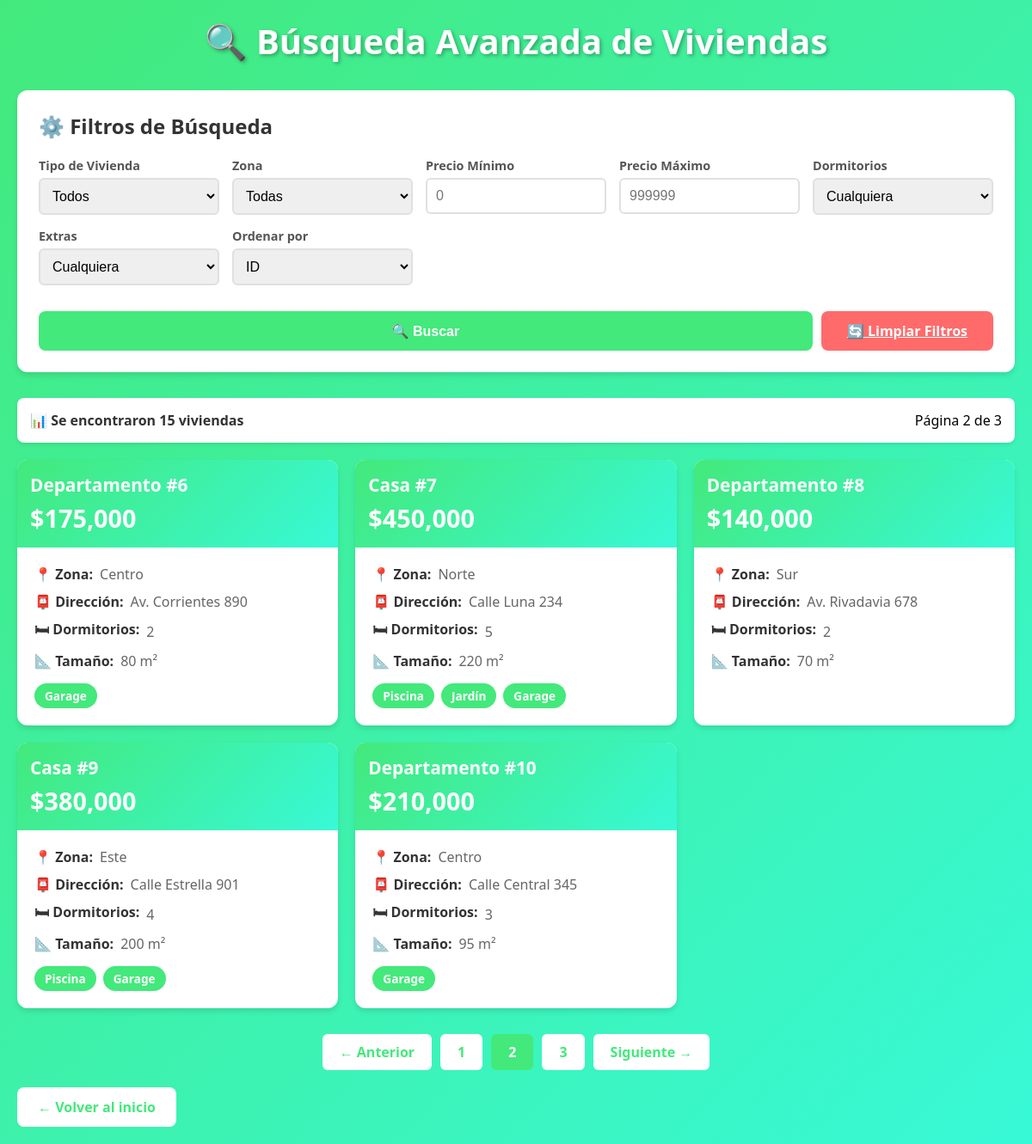
/filtros.php?pagina=2&, run on the app's committed database.
### tables this page shows
CREATE TABLE viviendas (
    id INT(3) AUTO_INCREMENT PRIMARY KEY,
    tipo VARCHAR(15),
    zona VARCHAR(15),
    direccion VARCHAR(30),
    dormitorios INT(1),
    precio FLOAT(10,2),
    tamano INT(5),
    extras SET('Piscina','Jardín','Garage')
);

### filtros.php (the view, shortened to what this page needs)
<?php
$conexion = conectarDB();
$filtroPrecioMin = isset($_GET['precio_min']) ? (float)$_GET['precio_min'] : 0;
$filtroPrecioMax = isset($_GET['precio_max']) ? (float)$_GET['precio_max'] : 999999999;
$ordenar = isset($_GET['ordenar']) ? $_GET['ordenar'] : 'id';
$where = array();
$whereSQL = count($where) > 0 ? "WHERE " . implode(" AND ", $where) : "";
$pagina = isset($_GET['pagina']) ? (int)$_GET['pagina'] : 1;
$registrosPorPagina = REGISTROS_POR_PAGINA;
$comienzo = ($pagina - 1) * $registrosPorPagina;
$totalQuery = mysqli_query($conexion, "SELECT COUNT(*) as total FROM viviendas $whereSQL");
$totalRow = mysqli_fetch_array($totalQuery);
$totalRegistros = $totalRow['total'];
$totalPaginas = ceil($totalRegistros / $registrosPorPagina);
$query = "SELECT * FROM viviendas $whereSQL ORDER BY $ordenar LIMIT $comienzo, $registrosPorPagina";
$registros = mysqli_query($conexion, $query)
    or die("Problemas en la consulta: " . mysqli_error($conexion));
?>
<!DOCTYPE html>
<html lang="es">
<head>
</head>
<body>
    <div class="container">
        <h1>🔍 Búsqueda Avanzada de Viviendas</h1>
        <div class="panel-filtros">
            <div class="filtros-titulo">⚙️ Filtros de Búsqueda</div>
            <form method="GET" class="form-filtros">
                <div class="form-group">
                    <label>Tipo de Vivienda</label>
                    <select name="tipo">
                        <option value="">Todos</option>
                    </select>
                </div>
                <div class="form-group">
                    <label>Zona</label>
                    <select name="zona">
                        <option value="">Todas</option>
                    </select>
                </div>
                <div class="form-group">
                    <label>Precio Mínimo</label>
                    <input type="number" name="precio_min"
                           value="<?php echo ($filtroPrecioMin > 0) ? $filtroPrecioMin : ''; ?>"
                           placeholder="0">
                </div>
                <div class="form-group">
                    <label>Precio Máximo</label>
                    <input type="number" name="precio_max"
                           value="<?php echo ($filtroPrecioMax < 999999999) ? $filtroPrecioMax : ''; ?>"
                           placeholder="999999">
                </div>
                <div class="form-group">
                    <label>Dormitorios</label>
                    <select name="dormitorios">
                        <option value="0">Cualquiera</option>
                    </select>
                </div>
                <div class="form-group">
                    <label>Extras</label>
                    <select name="extras">
                        <option value="">Cualquiera</option>
                    </select>
                </div>
                <div class="form-group">
                    <label>Ordenar por</label>
                    <select name="ordenar">
                        <option value="id" <?php echo ($ordenar == 'id') ? 'selected' : ''; ?>>ID</option>
                    </select>
                </div>
                <div class="botones-filtro" style="grid-column: 1 / -1;">
                    <button type="submit" class="btn btn-buscar">🔍 Buscar</button>
                    <a href="filtros.php" class="btn btn-limpiar">🔄 Limpiar Filtros</a>
                </div>
            </form>
        </div>
        <?php if ($totalRegistros > 0): ?>
            <div class="resultados-info">
                <span class="resultados-texto">
                    📊 Se encontraron <?php echo $totalRegistros; ?> vivienda<?php echo ($totalRegistros != 1) ? 's' : ''; ?>
                </span>
                <span>Página <?php echo $pagina; ?> de <?php echo $totalPaginas; ?></span>
            </div>
            <div class="grid-viviendas">
                <?php while ($reg = mysqli_fetch_array($registros)): ?>
                    <div class="card-vivienda">
                        <div class="card-header">
                            <div class="card-tipo"><?php echo $reg['tipo']; ?> #<?php echo $reg['id']; ?></div>
                            <div class="card-precio">$<?php echo number_format($reg['precio'], 0); ?></div>
                        </div>
                        <div class="card-body">
                            <div class="card-detalle">
                                <strong>📍 Zona:</strong> <?php echo $reg['zona']; ?>
                            </div>
                            <div class="card-detalle">
                                <strong>📮 Dirección:</strong> <?php echo $reg['direccion']; ?>
                            </div>
                            <div class="card-detalle">
                                <strong>🛏 Dormitorios:</strong> <?php echo $reg['dormitorios']; ?>
                            </div>
                            <div class="card-detalle">
                                <strong>📐 Tamaño:</strong> <?php echo $reg['tamano']; ?> m²
                            </div>
                            <?php if (!empty($reg['extras'])): ?>
                                <div class="card-extras">
                                    <?php
                                    $extras = explode(',', $reg['extras']);
                                    foreach ($extras as $extra):
                                    ?>
                                        <span class="tag-extra"><?php echo trim($extra); ?></span>
                                    <?php endforeach; ?>
                                </div>
                            <?php endif; ?>
                        </div>
                    </div>
                <?php endwhile; ?>
            </div>
            <?php if ($totalPaginas > 1): ?>
                <div class="paginacion">
                    <?php if ($pagina > 1): ?>
                        <a href="?pagina=<?php echo ($pagina - 1); ?>&<?php echo http_build_query(array_diff_key($_GET, ['pagina' => ''])); ?>"
                           class="btn-pag">← Anterior</a>
                    <?php else: ?>
                        <span class="btn-pag disabled">← Anterior</span>
                    <?php endif; ?>
                    <?php for ($i = 1; $i <= min($totalPaginas, 5); $i++): ?>
                        <a href="?pagina=<?php echo $i; ?>&<?php echo http_build_query(array_diff_key($_GET, ['pagina' => ''])); ?>"
                           class="btn-pag <?php echo ($i == $pagina) ? 'activo' : ''; ?>">
                            <?php echo $i; ?>
                        </a>
                    <?php endfor; ?>
                    <?php if ($pagina < $totalPaginas): ?>
                        <a href="?pagina=<?php echo ($pagina + 1); ?>&<?php echo http_build_query(array_diff_key($_GET, ['pagina' => ''])); ?>"
                           class="btn-pag">Siguiente →</a>
                    <?php else: ?>
                        <span class="btn-pag disabled">Siguiente →</span>
                    <?php endif; ?>
                </div>
            <?php endif; ?>
        <?php endif; ?>
        <a href="index.php" class="back-link">← Volver al inicio</a>
    </div>
</body>
</html>

### filtros.php (style rules this page uses)
* { margin: 0; padding: 0; box-sizing: border-box; }
body { font-family: 'Segoe UI', Tahoma, Geneva, Verdana, sans-serif; background: linear-gradient(135deg, #43e97b 0%, #38f9d7 100%); padding: 20px; min-height: 100vh; }
.container { max-width: 1400px; margin: 0 auto; }
h1 { color: white; text-align: center; margin-bottom: 30px; font-size: 2.5em; text-shadow: 2px 2px 4px rgba(0,0,0,0.3); }
.panel-filtros { background: white; border-radius: 12px; padding: 25px; margin-bottom: 30px; box-shadow: 0 4px 6px rgba(0,0,0,0.1); }
.filtros-titulo { font-size: 1.5em; color: #333; margin-bottom: 20px; font-weight: bold; }
.form-filtros { display: grid; grid-template-columns: repeat(auto-fit, minmax(200px, 1fr)); gap: 15px; }
.form-group { display: flex; flex-direction: column; }
.form-group label { font-weight: bold; color: #555; margin-bottom: 5px; font-size: 0.9em; }
.form-group select, .form-group input { padding: 10px; border: 2px solid #e0e0e0; border-radius: 6px; font-size: 1em; transition: border-color 0.3s ease; }
.botones-filtro { display: flex; gap: 10px; margin-top: 15px; }
.btn { padding: 12px 30px; border: none; border-radius: 8px; font-size: 1em; font-weight: bold; cursor: pointer; transition: all 0.3s ease; }
.btn-buscar { background: #43e97b; color: white; flex: 1; }
.btn-limpiar { background: #ff6b6b; color: white; }
.resultados-info { background: white; border-radius: 8px; padding: 15px; margin-bottom: 20px; display: flex; justify-content: space-between; align-items: center; box-shadow: 0 2px 4px rgba(0,0,0,0.1); }
.resultados-texto { font-weight: bold; color: #333; }
.grid-viviendas { display: grid; grid-template-columns: repeat(auto-fill, minmax(350px, 1fr)); gap: 20px; margin-bottom: 30px; }
.card-vivienda { background: white; border-radius: 12px; overflow: hidden; box-shadow: 0 4px 6px rgba(0,0,0,0.1); transition: all 0.3s ease; }
.card-header { background: linear-gradient(135deg, #43e97b 0%, #38f9d7 100%); color: white; padding: 15px; }
.card-tipo { font-size: 1.3em; font-weight: bold; margin-bottom: 5px; }
.card-precio { font-size: 1.8em; font-weight: bold; }
.card-body { padding: 20px; }
.card-detalle { display: flex; align-items: center; margin-bottom: 10px; color: #666; }
.card-detalle strong { margin-right: 8px; color: #333; }
.card-extras { display: flex; flex-wrap: wrap; gap: 8px; margin-top: 15px; }
.tag-extra { background: #43e97b; color: white; padding: 5px 12px; border-radius: 15px; font-size: 0.85em; font-weight: bold; }
.paginacion { display: flex; justify-content: center; align-items: center; gap: 10px; margin-top: 30px; }
.btn-pag { padding: 10px 20px; background: white; color: #43e97b; text-decoration: none; border-radius: 6px; font-weight: bold; transition: all 0.3s ease; }
.btn-pag.activo { background: #43e97b; color: white; }
.back-link { display: inline-block; margin-top: 20px; padding: 12px 24px; background: white; color: #43e97b; text-decoration: none; border-radius: 8px; font-weight: bold; transition: all 0.3s ease; }

### data on the page
viviendas: tipo "Departamento", id "6", precio "175,000", zona "Centro", direccion "Av. Corrientes 890", dormitorios "2", tamano "80", extras "Garage"
viviendas: tipo "Casa", id "7", precio "450,000", zona "Norte", direccion "Calle Luna 234", dormitorios "5", tamano "220", extras "Piscina", extras "Jardín", extras "Garage"
viviendas: tipo "Departamento", id "8", precio "140,000", zona "Sur", direccion "Av. Rivadavia 678", dormitorios "2", tamano "70"
viviendas: tipo "Casa", id "9", precio "380,000", zona "Este", direccion "Calle Estrella 901", dormitorios "4", tamano "200", extras "Piscina", extras "Garage"
viviendas: tipo "Departamento", id "10", precio "210,000", zona "Centro", direccion "Calle Central 345", dormitorios "3", tamano "95", extras "Garage"

### other printed values
$totalRegistros "15"
$pagina "2"
$totalPaginas "3"
